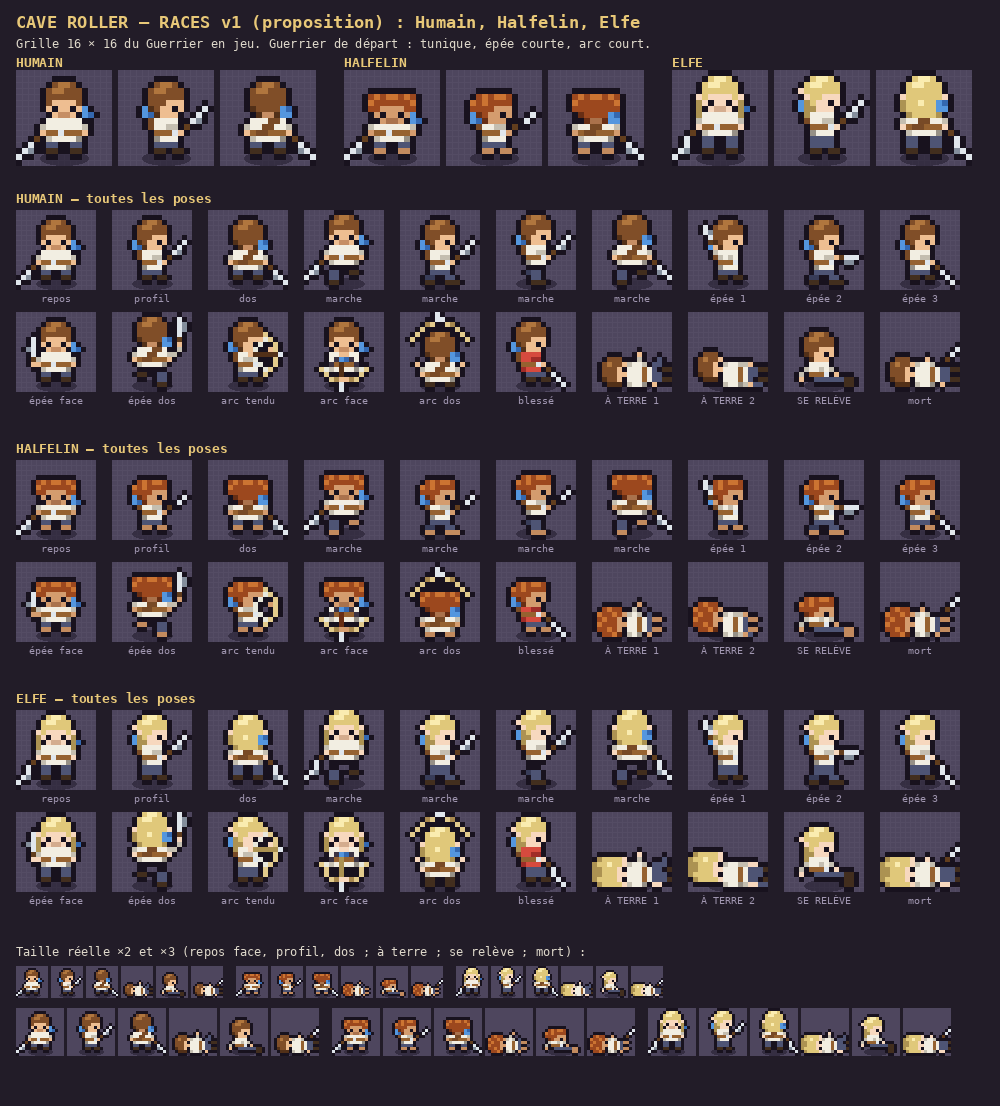

Here is the Python script that generated this plot:
"""Planches « races v1 » (Thomas, 2026-11-16 : « génère les sprites [Halfelin, Elfe] ; ajoute couché au sol s'ils
tombent, y compris pour l'humain ; quelque chose de modulaire, capable de s'adapter à l'équipement »). PROPOSITION.

Le héros n'est plus une suite d'images figées : c'est un EMPILEMENT DE CALQUES, sur la grille 16 × 16 du Guerrier v6
(celle qui est en jeu), dont on reprend toutes les poses :
  1. la RACE   : tête (cheveux, oreilles), couleurs de peau et de cheveux, taille (Halfelin −2 pixels, Elfe +1), pieds nus ;
  2. l'ARMURE  : tunique, cuir, cuir clouté, cotte de mailles, harnois (couleurs et motif du torse et des manches) ;
  3. le CASQUE : aucun, cuir, mailles (posé sur les cheveux, quelle que soit la race ou la pose) ;
  4. l'ARME    : poings, couteau, épée courte, masse, cimeterre, épée longue, lance (redessinée dans l'axe de la main) ;
  5. l'ARC     : court ou puissant (poignée rouge).
Poses : celles de la v6 (repos, marche, épée, arc, blessé, mort) + À TERRE vivant (2 images) + SE RELÈVE.

  python3 art/races_v1.py            → art/races_v1.png (races et poses) et art/races_equipement_v1.png (calques)
  python3 art/races_v1.py export     → src/render/sprites/heros.ts (les calques, assemblés en jeu par src/render/heroLook.ts)
"""
import os
import sys

from PIL import Image, ImageDraw, ImageFont

HERE = os.path.dirname(os.path.abspath(__file__))
SRC = open(os.path.join(HERE, "guerrier_sheet_v6.py"), encoding="utf-8").read()
BASE = SRC[: SRC.index("def render(g, scale):")]
ROWS_SRC = BASE[BASE.index("ROWS=[") :]

# ---------------------------------------------------------------------------------------------------- 1. RACES
HEADS = {
    "humain": {},  # les têtes de la v6
    "halfelin": {  # tête ronde et large, boucles cuivrées ; une rangée vide en haut : il est plus petit
        "F_HEAD": ["", "....HGHGGHGH", "....GHHHHHHG", "....HHSSSSHH", ".....SOSSOS", "......SssS"],
        "B_HEAD": ["", "....HGHGGHGH", "....GHHHHHHG", "....HHHHHHHH", ".....hHHHHh", "......hssh"],
        "S_HEAD": ["", ".....HGHGGH", "....GHGHHHH", "....HHHHSSS", ".....hHSSOS", "......hSSS"],
    },
    "elfe": {  # visage étroit, longs cheveux clairs jusqu'aux épaules, oreilles en pointe
        "F_HEAD": ["......HGGH", ".....HGGHHH", ".....HHHHHH", "....SHSSSSHS", "....hSOSSOSh", "....h.SssS.h", "....h......h"],
        "B_HEAD": ["......HGGH", ".....HGGHHH", ".....HHHHHH", "....SHHHHHHS", "....hHHGHHHh", "....hHHHHHHh", ".....hHHHHh"],
        "S_HEAD": ["......HGGH", ".....HGGHHH", "....SHHHHHH", ".....SHHSSS", ".....hHSSOS", ".....hhSSS", ".....h"],
    },
}
RACE_PAL = {
    "humain": {},
    "halfelin": {"H": (156, 72, 30), "G": (204, 116, 50), "h": (104, 46, 20), "S": (212, 156, 110), "s": (170, 114, 76),
                 "p": (194, 138, 94)},  # peau hâlée (Thomas : « un peu plus sombre ») ; « p » = les bottes : pieds nus
    "elfe": {"H": (224, 200, 122), "G": (250, 236, 176), "h": (172, 146, 82), "S": (247, 216, 190), "s": (212, 172, 142)},
}
RACE_NAME = {"humain": "HUMAIN", "halfelin": "HALFELIN", "elfe": "ELFE"}

# têtes vues couché (colonnes 0 à 6 de l'image, six rangées)
LY_HEAD = {
    "humain": ["...HHH.", "..HGHHS", "..HHHSO", "..HHHSS", "..hHHSO", "...hhh."],
    "halfelin": ["..HGHH.", ".GHHGHS", ".HGHHSO", ".GHHHSS", ".HHGHSO", "..HHGh."],
    "elfe": [".hHHHHS", "hHHGHHS", "hhHHHSO", "hhHHHSS", "hHHHHSO", ".hHHHHS"],
}

# ---------------------------------------------------------------------------------------------------- 2. ARMURES
PAL_EXTRA = {
    "1": (176, 118, 64), "2": (136, 88, 48), "3": (100, 64, 36),  # cuir
    "4": (182, 190, 202), "5": (134, 142, 158), "6": (96, 102, 118),  # mailles
    "7": (198, 210, 230), "8": (136, 150, 180), "9": (86, 96, 126),  # acier du harnois
    "Y": (236, 196, 84),  # or
    "C": (190, 134, 76), "c": (150, 100, 54), "e": (104, 66, 36),  # casque de cuir
    "A": (190, 60, 52),  # poignée rouge de l'arc puissant
}
ARMORS = ["tunique", "cuir", "cloute", "mailles", "harnois"]
ARMOR_NAME = {"tunique": "Tunique", "cuir": "Cuir", "cloute": "Cuir clouté", "mailles": "Cotte de mailles", "harnois": "Harnois"}


def apply_armor(g, armor):
    if armor == "tunique":
        return
    m = {"cuir": "123", "cloute": "123", "mailles": "456", "harnois": "789"}[armor]
    for y in range(16):
        for x in range(16):
            c = g[y][x]
            if c in "Wwx":
                n = m["Wwx".index(c)]
                if armor == "mailles" and c == "W" and (x + y) % 2:
                    n = "5"  # mailles : un damier
                if armor == "cloute" and c == "W" and x % 2 == 0 and y % 2 == 0:
                    n = "M"  # clous d'acier
                g[y][x] = n
            elif armor == "harnois":
                if c in "Bb":
                    g[y][x] = "9"
                elif c == "P":
                    g[y][x] = "8"  # jambières
                elif c == "q":
                    g[y][x] = "9"
    if armor == "harnois":  # la boucle devient un rivet d'or
        for y in range(16):
            for x in range(1, 15):
                if g[y][x] == "M" and g[y][x - 1] == "9" and g[y][x + 1] in "9M":
                    g[y][x] = "Y"


# ---------------------------------------------------------------------------------------------------- 3. CASQUES
HELMETS = ["aucun", "cuir", "mailles"]
HELMET_NAME = {"aucun": "Sans casque", "cuir": "Casque de cuir", "mailles": "Casque de mailles"}


def apply_helmet(g, kind, lying=False):
    """Recouvre les trois premières rangées de cheveux (ou colonnes, si le héros est couché)."""
    if kind == "aucun":
        return
    cells = [(x, y) for y in range(16) for x in range(16) if g[y][x] in "HG"]
    if not cells:
        return
    top, mid, rim = ("C", "c", "e") if kind == "cuir" else ("7", "4", "5")
    if lying:
        x0 = min(x for x, _ in cells)
        for y in range(16):
            for i in range(3):
                x = x0 + i
                if x < 16 and g[y][x] in "HGh":
                    g[y][x] = (top, mid, rim)[i]
    else:
        y0 = min(y for _, y in cells)
        for i in range(3):
            y = y0 + i
            if y > 15:
                continue
            for x in range(16):
                if g[y][x] in "HGh":
                    g[y][x] = (top, mid, rim)[i]


# ---------------------------------------------------------------------------------------------------- 4. ARMES
WEAPONS = ["poings", "couteau", "epee", "masse", "cimeterre", "epee_longue", "lance"]
WEAPON_NAME = {"poings": "Poings", "couteau": "Couteau", "epee": "Épée courte", "masse": "Masse", "cimeterre": "Cimeterre",
               "epee_longue": "Épée longue", "lance": "Lance"}
WEAPON_LISTS = ["F_SWORD", "B_SWORD", "S_ARM_UP", "S_ARM_BACK", "S_ARM_FWD", "S_ARM_LOW", "F_SW_UP", "F_SW_DOWN", "B_SW_BACK", "B_SW_UP"]


def reweapon(lst, w):
    """Redessine l'arme d'une pose à partir de la poignée (« b ») et de l'axe de la lame (« M »)."""
    if w == "epee":
        return list(lst)
    hand = [p for p in lst if p[2] in "Sw"]
    grip = [p for p in lst if p[2] == "b"]
    blade = [p for p in lst if p[2] == "M"]
    shade = [p for p in lst if p[2] == "m"]
    if not grip or not blade:
        return list(lst)
    hx, hy = grip[0][:2]
    pos = sorted(((p[0], p[1]) for p in blade), key=lambda p: (p[0] - hx) ** 2 + (p[1] - hy) ** 2)
    st = (pos[-1][0] - pos[-2][0], pos[-1][1] - pos[-2][1]) if len(pos) > 1 else (pos[0][0] - hx, pos[0][1] - hy)
    perp = (-st[1], st[0])

    def ext(n):
        out = list(pos)
        for _ in range(n):
            out.append((out[-1][0] + st[0], out[-1][1] + st[1]))
        return out

    if w == "poings":
        return hand
    if w == "couteau":
        return hand + [(hx, hy, "b")] + [(x, y, "M") for x, y in pos[:2]]
    if w == "masse":
        p = ext(1)[:3]
        head = p[-1]
        out = hand + [(hx, hy, "b")] + [(x, y, "b") for x, y in p[:-1]]
        out += [(head[0], head[1], "M"), (head[0] + perp[0], head[1] + perp[1], "m"), (head[0] - perp[0], head[1] - perp[1], "m"),
                (head[0] + st[0], head[1] + st[1], "m")]
        return out
    if w == "cimeterre":
        p = ext(1)
        out = hand + [(hx, hy, "Y")] + [(x, y, "M") for x, y in p[:-2]]
        for x, y in p[-2:]:  # la pointe se recourbe
            out.append((x + perp[0], y + perp[1], "M"))
        out.append((p[-3][0] + perp[0], p[-3][1] + perp[1], "m") if len(p) >= 3 else (p[0][0], p[0][1], "M"))
        return out
    if w == "epee_longue":
        p = ext(2)
        out = hand + [(hx, hy, "b")] + [(x, y, "M") for x, y in p] + shade
        out += [(p[0][0] + perp[0], p[0][1] + perp[1], "m"), (p[0][0] - perp[0], p[0][1] - perp[1], "m")]  # la garde
        return out
    if w == "lance":
        p = ext(3)
        out = hand + [(hx - st[0], hy - st[1], "Q"), (hx, hy, "Q")] + [(x, y, "Q") for x, y in p[:-2]]
        out += [(x, y, "M") for x, y in p[-2:]]
        return out
    return list(lst)


# ---------------------------------------------------------------------------------------------------- TAILLE
def belt_row(g):
    n, y = max((sum(c == "B" for c in g[y]), y) for y in range(16))
    return y if n else None


def shorten(g):
    """Halfelin : on retire la première rangée du torse ; tout ce qui est au-dessus descend d'un pixel."""
    by = belt_row(g)
    if by is None or by < 3:
        return
    del g[by - 2]
    g.insert(0, ["."] * 16)


def lengthen(g):
    """Elfe : une rangée de jambes en plus ; tout ce qui est au-dessus monte d'un pixel."""
    by = belt_row(g)
    if by is None or by + 2 > 15:
        return
    row = g[by + 2][:]
    del g[0]
    g.insert(by + 1, row)


# ---------------------------------------------------------------------------------------------------- À TERRE
def lying_frames(race, weapon="epee"):
    """Mort (comme la v6), à terre vivant ×2, par race. Corps couché sur le dos, tête à gauche."""
    body = {
        "dead": ["..S.....", "wWWw....", "WWWBWPPpp", "WWWBWPP..", "WWWBWPPpp", "wWWx.S..."],
        "prone0": ["..w...P..", "wWWw.PP..", "WWWBWP.pp", "WWWBWPP..", "WWWBWPPpp", "wWWx.S..."],
        "prone1": [".........", "wWWwwS...", "WWWBWPPpp", "WWWBWPP..", "WWWBWP.pp", "wWWxwSPP."],
    }
    out = {}
    for name, rows in body.items():
        g = [["."] * 16 for _ in range(16)]
        b = [r.ljust(9, ".") for r in rows]
        if race == "halfelin":  # plus court : une colonne de torse et une de jambes en moins
            b = [r[:1] + r[2:6] + r[7:] for r in b]
        elif race == "elfe":  # plus long : une colonne de jambes en plus
            b = [r[:6] + r[5] + r[6:] for r in b]
        lift = 1 if name == "prone1" else 0  # il relève la tête
        for y in range(6):
            for x, c in enumerate(LY_HEAD[race][y]):
                if c != ".":
                    g[9 + y - lift][x] = c
            for x, c in enumerate(b[y]):
                if c != "." and 7 + x < 16:
                    g[9 + y][7 + x] = c
        if name == "prone0":  # un bras levé
            g[8][9] = "S"
        if name == "dead" and weapon in ("epee", "epee_longue", "couteau", "cimeterre"):  # la lame tombée à côté
            for x, y, c in ((13, 9, "b"), (14, 8, "M"), (15, 7, "M")):
                g[y][x] = c
        out[name] = g
    return out


def get_up(ns, race):
    """Se relève : assis de profil, une main au sol, les jambes allongées."""
    g = [["."] * 16 for _ in range(16)]
    ns["put"](g, ["PPPPPPpp", "......pp"], 6, 13)
    ns["put"](g, ns["S_TORSO"][:3], -1, 10)
    head = ns["S_HEAD"]
    ns["put"](g, head, -1, 4 if race != "halfelin" else 5)
    ns["pts"](g, [(4, 11, "w"), (3, 12, "w"), (3, 13, "S"), (9, 11, "w"), (10, 12, "S")])
    return g


# ---------------------------------------------------------------------------------------------------- ASSEMBLAGE
SETS = {
    "idleDown": ("REPOS", [0, 1]), "idleSide": ("REPOS", [2, 3]), "idleUp": ("REPOS", [4]),
    "walkDown": ("MARCHE face", [0, 1, 2, 3]), "walkSide": ("MARCHE profil", [0, 1, 2, 3]), "walkUp": ("MARCHE dos", [0, 1, 2, 3]),
    "swordDown": ("EPEE face", [0, 1, 2]), "swordSide": ("EPEE profil", [0, 1, 2]), "swordUp": ("EPEE dos", [0, 1, 2]),
    "bowDown": ("ARC face", [1, 0]), "bowSide": ("ARC profil", [1, 0]), "bowUp": ("ARC dos", [1, 0]),
    "hurt": ("BLESSE / MORT", [0]),
}
LYING = ("dead", "prone0", "prone1")


def raw_frames(race="humain", weapon="epee"):
    """Les images d'une race avec une arme, AVANT l'armure, le casque et le contour (ce que le jeu reçoit)."""
    ns = {}
    exec(BASE, ns)
    for k, v in HEADS[race].items():
        ns[k] = v
    for name in WEAPON_LISTS:
        ns[name][:] = reweapon(ns[name], weapon)  # sur place : ces listes servent de valeurs par défaut
    exec(ROWS_SRC, ns)
    rows = dict(ns["ROWS"])
    frames = {k: [[r[:] for r in rows[name][i][1]] for i in idx] for k, (name, idx) in SETS.items()}
    frames["getUp"] = [get_up(ns, race)]
    for fs in frames.values():
        for g in fs:
            if race == "halfelin":
                shorten(g)
            elif race == "elfe":
                lengthen(g)
    for name, g in lying_frames(race, weapon).items():
        frames[name] = [g]
    return frames, ns


def build(race="humain", armor="tunique", helmet="aucun", weapon="epee", bow="court"):
    """Toutes les images d'un héros : {nom: [grilles 16 × 16 de lettres, contour compris]}."""
    frames, ns = raw_frames(race, weapon)
    out = {}
    for k, fs in frames.items():
        res = []
        for g in fs:
            apply_armor(g, armor)
            apply_helmet(g, helmet, lying=k in LYING)
            if bow == "puissant" and k.startswith("bow"):
                for y in range(16):
                    for x in range(16):
                        if g[y][x] == "d":
                            g[y][x] = "A"
            res.append(ns["outline"](g))
        out[k] = res
    pal = dict(ns["PAL"])
    pal.update(PAL_EXTRA)
    pal.update(RACE_PAL[race])
    return out, pal


# ---------------------------------------------------------------------------------------------------- PLANCHES
BG, FLOOR, GRID, INK, GOLD, DIM = (34, 28, 40), (78, 70, 94), (84, 76, 100), (224, 218, 204), (232, 200, 120), (160, 150, 176)


def fnt(size, bold=True):
    name = "DejaVuSansMono-Bold.ttf" if bold else "DejaVuSansMono.ttf"
    return ImageFont.truetype("/usr/share/fonts/truetype/dejavu/" + name, size)


def sprite(g, pal, s):
    im = Image.new("RGBA", (16 * s, 16 * s), (0, 0, 0, 0))
    d = ImageDraw.Draw(im)
    for y in range(16):
        for x in range(16):
            c = g[y][x]
            if c != ".":
                d.rectangle([x * s, y * s, (x + 1) * s - 1, (y + 1) * s - 1], fill=pal[c])
    return im


def cell(img, d, x, y, g, pal, s, label=None, grid=True, shadow=True):
    n = 16 * s
    d.rectangle([x, y, x + n - 1, y + n - 1], fill=FLOOR)
    if grid and s >= 5:
        for k in range(1, 16):
            d.line([x + k * s, y, x + k * s, y + n - 1], fill=GRID)
            d.line([x, y + k * s, x + n - 1, y + k * s], fill=GRID)
    if shadow:
        sh = Image.new("RGBA", (n, n), (0, 0, 0, 0))
        ImageDraw.Draw(sh).ellipse([4 * s, 13.6 * s, 12 * s, 15.9 * s], fill=(20, 14, 28, 110))
        img.paste(sh, (x, y), sh)
    im = sprite(g, pal, s)
    img.paste(im, (x, y), im)
    if label:
        d.text((x + n // 2, y + n + 2), label, fill=DIM, font=fnt(10, False), anchor="ma")


POSES = [
    ("idleDown", 0, "repos"), ("idleSide", 0, "profil"), ("idleUp", 0, "dos"), ("walkDown", 1, "marche"), ("walkSide", 0, "marche"),
    ("walkSide", 1, "marche"), ("walkUp", 1, "marche"), ("swordSide", 0, "épée 1"), ("swordSide", 1, "épée 2"), ("swordSide", 2, "épée 3"),
    ("swordDown", 0, "épée face"), ("swordUp", 1, "épée dos"), ("bowSide", 0, "arc tendu"), ("bowDown", 0, "arc face"), ("bowUp", 0, "arc dos"),
    ("hurt", 0, "blessé"), ("prone0", 0, "À TERRE 1"), ("prone1", 0, "À TERRE 2"), ("getUp", 0, "SE RELÈVE"), ("dead", 0, "mort"),
]


def sheet_races():
    W = 1000
    S1, S2 = 6, 5
    H = 70 + 16 * S1 + 60 + 3 * (2 * (16 * S2 + 22) + 46) + 130
    img = Image.new("RGB", (W, H), BG)
    d = ImageDraw.Draw(img)
    d.text((16, 12), "CAVE ROLLER — RACES v1 (proposition) : Humain, Halfelin, Elfe", fill=GOLD, font=fnt(17))
    d.text((16, 36), "Grille 16 × 16 du Guerrier en jeu. Guerrier de départ : tunique, épée courte, arc court.", fill=INK, font=fnt(12, False))
    built = {r: build(r) for r in RACE_NAME}
    y = 70
    x = 16
    for r in RACE_NAME:  # les trois races côte à côte
        fs, pal = built[r]
        d.text((x, y - 16), RACE_NAME[r], fill=GOLD, font=fnt(13))
        for i, k in enumerate(("idleDown", "idleSide", "idleUp")):
            cell(img, d, x + i * (16 * S1 + 6), y, fs[k][0], pal, S1)
        x += 3 * (16 * S1 + 6) + 22
    y += 16 * S1 + 44
    for r in RACE_NAME:  # toutes les poses, deux lignes de dix
        fs, pal = built[r]
        d.text((16, y - 20), RACE_NAME[r] + " — toutes les poses", fill=GOLD, font=fnt(13))
        for i, (k, idx, lab) in enumerate(POSES):
            cx = 16 + (i % 10) * (16 * S2 + 16)
            cy = y + (i // 10) * (16 * S2 + 22)
            cell(img, d, cx, cy, fs[k][idx], pal, S2, lab)
        y += 2 * (16 * S2 + 22) + 46
    d.text((16, y - 16), "Taille réelle ×2 et ×3 (repos face, profil, dos ; à terre ; se relève ; mort) :", fill=INK, font=fnt(12, False))
    for sc in (2, 3):
        x = 16
        for r in RACE_NAME:
            fs, pal = built[r]
            for k in ("idleDown", "idleSide", "idleUp", "prone0", "getUp", "dead"):
                cell(img, d, x, y + 6, fs[k][0], pal, sc, grid=False)
                x += 16 * sc + 3
            x += 10
        y += 16 * sc + 10
    img.save(os.path.join(HERE, "races_v1.png"))
    return img.size


def sheet_equipment():
    W = 1000
    S = 5
    n = 16 * S
    rows_h = n + 20
    H = 84 + 3 * (rows_h - 14) + 56 + 3 * (rows_h - 14) + 56 + 4 * (n + 6) + 56 + 4 * (n + 22) + 10
    img = Image.new("RGB", (W, H), BG)
    d = ImageDraw.Draw(img)
    d.text((16, 12), "CAVE ROLLER — RACES v1 : LES CALQUES D'ÉQUIPEMENT (proposition)", fill=GOLD, font=fnt(17))
    d.text((16, 36), "Chaque calque se pose sur n'importe quelle race et n'importe quelle pose.", fill=INK, font=fnt(12, False))
    y = 84
    d.text((16, y - 20), "1. ARMURES (face et profil)", fill=GOLD, font=fnt(13))
    for r in RACE_NAME:
        for i, a in enumerate(ARMORS):
            fs, pal = build(r, armor=a)
            x = 16 + i * (2 * n + 16)
            cell(img, d, x, y, fs["idleDown"][0], pal, S, ARMOR_NAME[a] if r == "elfe" else None)
            cell(img, d, x + n + 2, y, fs["idleSide"][0], pal, S)
        y += rows_h - 14
    y += 56
    d.text((16, y - 20), "2. CASQUES : cuir, puis mailles (face, profil, dos)   |   ARC PUISSANT (poignée rouge)", fill=GOLD, font=fnt(13))
    for r in RACE_NAME:
        x = 16
        for h in ("cuir", "mailles"):
            fs, pal = build(r, helmet=h)
            for k in ("idleDown", "idleSide", "idleUp"):
                cell(img, d, x, y, fs[k][0], pal, S)
                x += n + 2
            x += 14
        fs, pal = build(r, bow="puissant")
        for k in ("bowSide", "bowDown"):
            cell(img, d, x, y, fs[k][0], pal, S)
            x += n + 2
        y += rows_h - 14
    y += 56
    d.text((16, y - 20), "3. ARMES (coup de profil ; dernière ligne : portées au repos)", fill=GOLD, font=fnt(13))
    for r in list(RACE_NAME) + ["repos"]:
        for i, w in enumerate(WEAPONS):
            fs, pal = build("humain" if r == "repos" else r, weapon=w)
            x = 16 + i * (n + 58)
            g = fs["idleDown"][0] if r == "repos" else fs["swordSide"][1]
            cell(img, d, x, y, g, pal, S, WEAPON_NAME[w] if r == "repos" else None)
        y += n + 6
    y += 56
    d.text((16, y - 20), "4. TOUT ENSEMBLE (exemples) : toutes les poses suivent l'équipement", fill=GOLD, font=fnt(13))
    combos = [("humain", "cloute", "cuir", "masse", "court", "Humain : cuir clouté, casque de cuir, masse"),
              ("halfelin", "harnois", "mailles", "lance", "court", "Halfelin : harnois, casque de mailles, lance"),
              ("elfe", "mailles", "cuir", "cimeterre", "puissant", "Elfe : cotte de mailles, casque de cuir, cimeterre, arc puissant"),
              ("halfelin", "cuir", "aucun", "couteau", "court", "Halfelin : cuir, couteau")]
    for r, a, h, w, b, lab in combos:
        fs, pal = build(r, armor=a, helmet=h, weapon=w, bow=b)
        x = 16
        for k, idx in (("idleDown", 0), ("idleSide", 0), ("idleUp", 0), ("walkSide", 0), ("swordSide", 1), ("bowSide", 0), ("hurt", 0),
                       ("prone0", 0), ("getUp", 0), ("dead", 0)):
            cell(img, d, x, y, fs[k][idx], pal, S)
            x += n + 2
        d.text((x + 8, y + n // 2 - 6), "", fill=INK, font=fnt(11, False))
        d.text((16, y + n + 2), lab, fill=DIM, font=fnt(11, False))
        y += n + 22
    img.save(os.path.join(HERE, "races_equipement_v1.png"))
    return img.size


def export():
    """Écrit src/render/sprites/heros.ts : par race, les images de base (poings, tunique, sans casque, sans contour) et,
    par arme, les seuls pixels qui changent (« xyc » : colonne et rangée en base 16, puis la lettre)."""
    hexa = "0123456789abcdef"
    out = ["// FICHIER GÉNÉRÉ par art/races_v1.py (export) : ne pas modifier à la main.",
           "/** Héros en calques (Thomas, 2026-11-16) : images de base par race, pixels d'arme par-dessus ; l'armure, le casque,",
           " *  la poignée de l'arc et le contour sont posés en jeu par `src/render/heroLook.ts`. */", ""]
    _, ns = raw_frames("humain", "poings")
    pal = dict(ns["PAL"])
    pal.update(PAL_EXTRA)
    out.append("export const HERO_PALETTE: Record<string, string> = {")
    for c in sorted(pal):
        out.append('  "%s": "#%02x%02x%02x",' % ((c,) + tuple(pal[c])))
    out += ["};", "", "export const HERO_RACE_PALETTE: Record<string, Record<string, string>> = {"]
    for r in RACE_NAME:
        out.append("  %s: { %s }," % (r, ", ".join('"%s": "#%02x%02x%02x"' % ((c,) + tuple(v)) for c, v in sorted(RACE_PAL[r].items()))))
    out += ["};", "", "export const HERO_BASE: Record<string, Record<string, string[][]>> = {"]
    diffs = {}
    for r in RACE_NAME:
        base, _ = raw_frames(r, "poings")
        out.append("  %s: {" % r)
        for k, fs in base.items():
            out.append("    %s: [" % k)
            for g in fs:
                out.append("      [" + ", ".join('"%s"' % "".join(row) for row in g) + "],")
            out.append("    ],")
        out.append("  },")
        for w in WEAPONS:
            if w == "poings":
                continue
            fr, _ = raw_frames(r, w)
            for k, fs in fr.items():
                packed = []
                for g, b in zip(fs, base[k]):
                    packed.append("".join(hexa[x] + hexa[y] + g[y][x] for y in range(16) for x in range(16) if g[y][x] != b[y][x]))
                if any(packed):
                    diffs.setdefault(r, {}).setdefault(w, {})[k] = packed
    out += ["};", "", "export const HERO_WEAPON: Record<string, Record<string, Record<string, string[]>>> = {"]
    for r in RACE_NAME:
        out.append("  %s: {" % r)
        for w, per in diffs[r].items():
            out.append("    %s: {" % w)
            for k, packed in per.items():
                out.append("      %s: [%s]," % (k, ", ".join('"%s"' % p for p in packed)))
            out.append("    },")
        out.append("  },")
    out += ["};", ""]
    path = os.path.join(HERE, "..", "src", "render", "sprites", "heros.ts")
    open(path, "w", encoding="utf-8").write("\n".join(out))
    print(os.path.getsize(path), "octets")


if __name__ == "__main__":
    if len(sys.argv) > 1 and sys.argv[1] == "export":
        export()
    else:
        print(sheet_races(), sheet_equipment())
